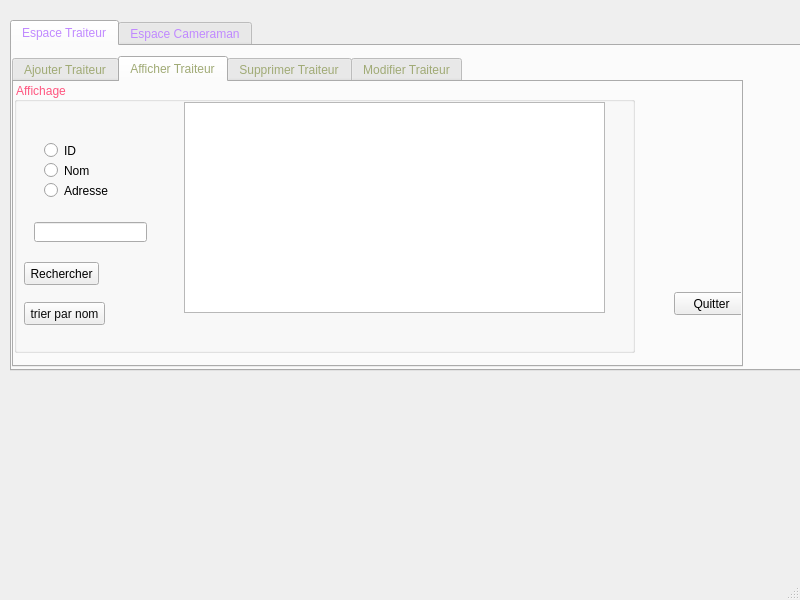
<?xml version="1.0" encoding="UTF-8"?>
<ui version="4.0">
 <class>Traiteur_camera</class>
 <widget class="QMainWindow" name="Traiteur_camera">
  <property name="geometry">
   <rect>
    <x>0</x>
    <y>0</y>
    <width>800</width>
    <height>600</height>
   </rect>
  </property>
  <property name="windowTitle">
   <string>MainWindow</string>
  </property>
  <widget class="QWidget" name="centralwidget">
   <widget class="QTabWidget" name="tabWidget">
    <property name="geometry">
     <rect>
      <x>10</x>
      <y>20</y>
      <width>801</width>
      <height>351</height>
     </rect>
    </property>
    <property name="styleSheet">
     <string notr="true">font: 75 italic 11pt &quot;Times New Roman&quot;;
color: rgb(192, 137, 255);</string>
    </property>
    <property name="tabPosition">
     <enum>QTabWidget::North</enum>
    </property>
    <property name="currentIndex">
     <number>0</number>
    </property>
    <widget class="QWidget" name="Espace_Traiteur">
     <attribute name="title">
      <string>Espace Traiteur</string>
     </attribute>
     <widget class="QTabWidget" name="tabWidget_2">
      <property name="geometry">
       <rect>
        <x>0</x>
        <y>10</y>
        <width>731</width>
        <height>311</height>
       </rect>
      </property>
      <property name="styleSheet">
       <string notr="true">font: 75 italic 11pt &quot;Times New Roman&quot;;
color: rgb(160, 170, 117);</string>
      </property>
      <property name="currentIndex">
       <number>1</number>
      </property>
      <widget class="QWidget" name="Ajouter_Traiteur">
       <attribute name="title">
        <string>Ajouter Traiteur</string>
       </attribute>
       <widget class="QLineEdit" name="le_id">
        <property name="geometry">
         <rect>
          <x>100</x>
          <y>30</y>
          <width>141</width>
          <height>21</height>
         </rect>
        </property>
        <property name="text">
         <string/>
        </property>
       </widget>
       <widget class="QLineEdit" name="le_adresse">
        <property name="geometry">
         <rect>
          <x>100</x>
          <y>110</y>
          <width>141</width>
          <height>21</height>
         </rect>
        </property>
       </widget>
       <widget class="QLineEdit" name="le_prix">
        <property name="geometry">
         <rect>
          <x>100</x>
          <y>160</y>
          <width>141</width>
          <height>21</height>
         </rect>
        </property>
       </widget>
       <widget class="QLineEdit" name="le_nom">
        <property name="geometry">
         <rect>
          <x>100</x>
          <y>70</y>
          <width>141</width>
          <height>21</height>
         </rect>
        </property>
       </widget>
       <widget class="QLabel" name="label">
        <property name="geometry">
         <rect>
          <x>10</x>
          <y>30</y>
          <width>61</width>
          <height>16</height>
         </rect>
        </property>
        <property name="styleSheet">
         <string notr="true">font: 75 11pt &quot;MS Shell Dlg 2&quot;;
color: rgb(0, 0, 0);</string>
        </property>
        <property name="text">
         <string>ID Traiteur:</string>
        </property>
       </widget>
       <widget class="QLabel" name="label_2">
        <property name="geometry">
         <rect>
          <x>0</x>
          <y>70</y>
          <width>81</width>
          <height>16</height>
         </rect>
        </property>
        <property name="styleSheet">
         <string notr="true">font: 75 11pt &quot;MS Shell Dlg 2&quot;;
color: rgb(0, 0, 0);</string>
        </property>
        <property name="text">
         <string> nom Traiteur:</string>
        </property>
       </widget>
       <widget class="QLabel" name="label_3">
        <property name="geometry">
         <rect>
          <x>10</x>
          <y>110</y>
          <width>61</width>
          <height>16</height>
         </rect>
        </property>
        <property name="styleSheet">
         <string notr="true">font: 75 11pt &quot;MS Shell Dlg 2&quot;;
color: rgb(0, 0, 0);</string>
        </property>
        <property name="text">
         <string>Adresse :</string>
        </property>
       </widget>
       <widget class="QLabel" name="label_4">
        <property name="geometry">
         <rect>
          <x>0</x>
          <y>160</y>
          <width>91</width>
          <height>20</height>
         </rect>
        </property>
        <property name="styleSheet">
         <string notr="true">font: 75 11pt &quot;MS Shell Dlg 2&quot;;
color: rgb(0, 0, 0);</string>
        </property>
        <property name="text">
         <string>Prix_location :</string>
        </property>
       </widget>
       <widget class="QPushButton" name="Quitter_Ajoutsalle">
        <property name="geometry">
         <rect>
          <x>260</x>
          <y>90</y>
          <width>71</width>
          <height>23</height>
         </rect>
        </property>
        <property name="styleSheet">
         <string notr="true">font: 75 8pt &quot;MS Shell Dlg 2&quot;;
color: rgb(0, 0, 0);</string>
        </property>
        <property name="text">
         <string>Quitter</string>
        </property>
       </widget>
       <widget class="QPushButton" name="Ok_Ajoutsalle">
        <property name="geometry">
         <rect>
          <x>260</x>
          <y>120</y>
          <width>71</width>
          <height>23</height>
         </rect>
        </property>
        <property name="styleSheet">
         <string notr="true">font: 75 8pt &quot;MS Shell Dlg 2&quot;;
color: rgb(0, 0, 0);</string>
        </property>
        <property name="text">
         <string>Ajouter</string>
        </property>
       </widget>
      </widget>
      <widget class="QWidget" name="Affichr_Traiteur">
       <attribute name="title">
        <string>Afficher Traiteur</string>
       </attribute>
       <widget class="QPushButton" name="pushButton_2">
        <property name="geometry">
         <rect>
          <x>660</x>
          <y>210</y>
          <width>75</width>
          <height>23</height>
         </rect>
        </property>
        <property name="styleSheet">
         <string notr="true">color: rgb(0, 0, 0);
font: 75 10pt &quot;MS Shell Dlg 2&quot;;</string>
        </property>
        <property name="text">
         <string>Quitter</string>
        </property>
       </widget>
       <widget class="QGroupBox" name="groupBox_2">
        <property name="geometry">
         <rect>
          <x>0</x>
          <y>0</y>
          <width>621</width>
          <height>271</height>
         </rect>
        </property>
        <property name="styleSheet">
         <string notr="true">color: rgb(255, 85, 127);
font: italic 8pt &quot;MS Sans Serif&quot;;</string>
        </property>
        <property name="title">
         <string>Affichage</string>
        </property>
        <widget class="QTableView" name="tab_salle">
         <property name="geometry">
          <rect>
           <x>170</x>
           <y>20</y>
           <width>421</width>
           <height>211</height>
          </rect>
         </property>
        </widget>
        <widget class="QLineEdit" name="lineEdit">
         <property name="geometry">
          <rect>
           <x>20</x>
           <y>140</y>
           <width>113</width>
           <height>20</height>
          </rect>
         </property>
        </widget>
        <widget class="QPushButton" name="pushButton">
         <property name="geometry">
          <rect>
           <x>10</x>
           <y>180</y>
           <width>75</width>
           <height>23</height>
          </rect>
         </property>
         <property name="styleSheet">
          <string notr="true">color: rgb(0, 0, 0);
font: 75 10pt &quot;MS Shell Dlg 2&quot;;</string>
         </property>
         <property name="text">
          <string>Rechercher</string>
         </property>
        </widget>
        <widget class="QRadioButton" name="radioButton_2">
         <property name="geometry">
          <rect>
           <x>30</x>
           <y>80</y>
           <width>82</width>
           <height>17</height>
          </rect>
         </property>
         <property name="styleSheet">
          <string notr="true">font: 75 9pt &quot;MS Shell Dlg 2&quot;;
color: rgb(0, 0, 0);</string>
         </property>
         <property name="text">
          <string>Nom</string>
         </property>
        </widget>
        <widget class="QRadioButton" name="radioButton">
         <property name="geometry">
          <rect>
           <x>30</x>
           <y>60</y>
           <width>82</width>
           <height>17</height>
          </rect>
         </property>
         <property name="styleSheet">
          <string notr="true">font: 75 9pt &quot;MS Shell Dlg 2&quot;;
color: rgb(0, 0, 0);</string>
         </property>
         <property name="text">
          <string>ID</string>
         </property>
        </widget>
        <widget class="QRadioButton" name="radioButton_3">
         <property name="geometry">
          <rect>
           <x>30</x>
           <y>100</y>
           <width>82</width>
           <height>17</height>
          </rect>
         </property>
         <property name="styleSheet">
          <string notr="true">font: 75 9pt &quot;MS Shell Dlg 2&quot;;
color: rgb(0, 0, 0);</string>
         </property>
         <property name="text">
          <string>Adresse</string>
         </property>
        </widget>
        <widget class="QPushButton" name="pushButton_5">
         <property name="geometry">
          <rect>
           <x>10</x>
           <y>220</y>
           <width>81</width>
           <height>23</height>
          </rect>
         </property>
         <property name="styleSheet">
          <string notr="true">color: rgb(9, 9, 9);</string>
         </property>
         <property name="text">
          <string>trier par nom</string>
         </property>
        </widget>
       </widget>
      </widget>
      <widget class="QWidget" name="Supprimer_Traiteur">
       <attribute name="title">
        <string>Supprimer Traiteur</string>
       </attribute>
       <widget class="QLabel" name="label_5">
        <property name="geometry">
         <rect>
          <x>40</x>
          <y>60</y>
          <width>61</width>
          <height>16</height>
         </rect>
        </property>
        <property name="styleSheet">
         <string notr="true">font: 75 11pt &quot;MS Shell Dlg 2&quot;;
color: rgb(0, 0, 0);</string>
        </property>
        <property name="text">
         <string>ID Traiteur :</string>
        </property>
       </widget>
       <widget class="QLineEdit" name="le_id_supp">
        <property name="geometry">
         <rect>
          <x>110</x>
          <y>60</y>
          <width>141</width>
          <height>21</height>
         </rect>
        </property>
        <property name="text">
         <string/>
        </property>
       </widget>
       <widget class="QPushButton" name="pb_supprimer1">
        <property name="geometry">
         <rect>
          <x>270</x>
          <y>70</y>
          <width>71</width>
          <height>23</height>
         </rect>
        </property>
        <property name="styleSheet">
         <string notr="true">font: 75 8pt &quot;MS Shell Dlg 2&quot;;
color: rgb(0, 0, 0);</string>
        </property>
        <property name="text">
         <string>Supprimer</string>
        </property>
       </widget>
       <widget class="QPushButton" name="Annuler_Supprimersalle">
        <property name="geometry">
         <rect>
          <x>270</x>
          <y>40</y>
          <width>71</width>
          <height>23</height>
         </rect>
        </property>
        <property name="styleSheet">
         <string notr="true">font: 75 8pt &quot;MS Shell Dlg 2&quot;;
color: rgb(0, 0, 0);</string>
        </property>
        <property name="text">
         <string>Annuler</string>
        </property>
       </widget>
      </widget>
      <widget class="QWidget" name="Modifier_Traiteur">
       <attribute name="title">
        <string>Modifier Traiteur</string>
       </attribute>
       <widget class="QLineEdit" name="lineEdit_nommodifiersalle">
        <property name="geometry">
         <rect>
          <x>220</x>
          <y>130</y>
          <width>141</width>
          <height>21</height>
         </rect>
        </property>
        <property name="text">
         <string/>
        </property>
       </widget>
       <widget class="QLineEdit" name="lineEdit_adressemodifiersalle">
        <property name="geometry">
         <rect>
          <x>220</x>
          <y>170</y>
          <width>141</width>
          <height>21</height>
         </rect>
        </property>
        <property name="text">
         <string/>
        </property>
       </widget>
       <widget class="QLineEdit" name="lineEdit_prixmodifiersalle">
        <property name="geometry">
         <rect>
          <x>220</x>
          <y>200</y>
          <width>141</width>
          <height>21</height>
         </rect>
        </property>
        <property name="text">
         <string/>
        </property>
       </widget>
       <widget class="QLabel" name="label_8">
        <property name="geometry">
         <rect>
          <x>120</x>
          <y>130</y>
          <width>81</width>
          <height>16</height>
         </rect>
        </property>
        <property name="styleSheet">
         <string notr="true">font: 75 11pt &quot;MS Shell Dlg 2&quot;;
color: rgb(0, 0, 0);</string>
        </property>
        <property name="text">
         <string> nom Traiteur :</string>
        </property>
       </widget>
       <widget class="QLabel" name="label_11">
        <property name="geometry">
         <rect>
          <x>130</x>
          <y>170</y>
          <width>61</width>
          <height>16</height>
         </rect>
        </property>
        <property name="styleSheet">
         <string notr="true">font: 75 11pt &quot;MS Shell Dlg 2&quot;;
color: rgb(0, 0, 0);</string>
        </property>
        <property name="text">
         <string>Adresse :</string>
        </property>
       </widget>
       <widget class="QLabel" name="label_12">
        <property name="geometry">
         <rect>
          <x>150</x>
          <y>200</y>
          <width>61</width>
          <height>16</height>
         </rect>
        </property>
        <property name="styleSheet">
         <string notr="true">font: 75 11pt &quot;MS Shell Dlg 2&quot;;
color: rgb(0, 0, 0);</string>
        </property>
        <property name="text">
         <string>Prix :</string>
        </property>
       </widget>
       <widget class="QPushButton" name="Modifier_Modifiersalle">
        <property name="geometry">
         <rect>
          <x>440</x>
          <y>160</y>
          <width>71</width>
          <height>23</height>
         </rect>
        </property>
        <property name="styleSheet">
         <string notr="true">font: 75 8pt &quot;MS Shell Dlg 2&quot;;
color: rgb(0, 0, 0);</string>
        </property>
        <property name="text">
         <string>Modifier</string>
        </property>
       </widget>
       <widget class="QPushButton" name="Annuler_Modifiersalle">
        <property name="geometry">
         <rect>
          <x>440</x>
          <y>190</y>
          <width>71</width>
          <height>23</height>
         </rect>
        </property>
        <property name="styleSheet">
         <string notr="true">font: 75 8pt &quot;MS Shell Dlg 2&quot;;
color: rgb(0, 0, 0);</string>
        </property>
        <property name="text">
         <string>Annuler</string>
        </property>
       </widget>
       <widget class="QGroupBox" name="groupBox">
        <property name="geometry">
         <rect>
          <x>60</x>
          <y>0</y>
          <width>341</width>
          <height>111</height>
         </rect>
        </property>
        <property name="styleSheet">
         <string notr="true">color: rgb(255, 85, 127);
font: italic 8pt &quot;MS Sans Serif&quot;;</string>
        </property>
        <property name="title">
         <string>Entrer identidiant</string>
        </property>
        <widget class="QLabel" name="label_7">
         <property name="geometry">
          <rect>
           <x>20</x>
           <y>30</y>
           <width>61</width>
           <height>16</height>
          </rect>
         </property>
         <property name="styleSheet">
          <string notr="true">font: 75 11pt &quot;MS Shell Dlg 2&quot;;
color: rgb(0, 0, 0);</string>
         </property>
         <property name="text">
          <string>ID Traiteur :</string>
         </property>
        </widget>
        <widget class="QLineEdit" name="lineEdit_idmodifiersalle">
         <property name="geometry">
          <rect>
           <x>70</x>
           <y>50</y>
           <width>141</width>
           <height>21</height>
          </rect>
         </property>
         <property name="text">
          <string/>
         </property>
        </widget>
        <widget class="QPushButton" name="Modifier_Modifiersalle_2">
         <property name="geometry">
          <rect>
           <x>240</x>
           <y>60</y>
           <width>71</width>
           <height>23</height>
          </rect>
         </property>
         <property name="styleSheet">
          <string notr="true">font: 75 8pt &quot;MS Shell Dlg 2&quot;;
color: rgb(0, 0, 0);</string>
         </property>
         <property name="text">
          <string>Consulter</string>
         </property>
        </widget>
       </widget>
      </widget>
     </widget>
    </widget>
    <widget class="QWidget" name="Espace_Cameraman">
     <attribute name="title">
      <string>Espace Cameraman</string>
     </attribute>
     <widget class="QTabWidget" name="AfficherTheme">
      <property name="geometry">
       <rect>
        <x>20</x>
        <y>10</y>
        <width>751</width>
        <height>281</height>
       </rect>
      </property>
      <property name="styleSheet">
       <string notr="true">font: 75 italic 11pt &quot;Times New Roman&quot;;
color: rgb(160, 170, 117);</string>
      </property>
      <property name="currentIndex">
       <number>0</number>
      </property>
      <widget class="QWidget" name="Ajouter_Cameraman">
       <attribute name="title">
        <string>Ajouter Cameraman</string>
       </attribute>
       <widget class="QLineEdit" name="le_id_theme">
        <property name="geometry">
         <rect>
          <x>130</x>
          <y>30</y>
          <width>141</width>
          <height>21</height>
         </rect>
        </property>
        <property name="text">
         <string/>
        </property>
       </widget>
       <widget class="QLineEdit" name="le_nom_dec">
        <property name="geometry">
         <rect>
          <x>130</x>
          <y>70</y>
          <width>141</width>
          <height>21</height>
         </rect>
        </property>
        <property name="text">
         <string/>
        </property>
       </widget>
       <widget class="QLineEdit" name="le_nom_theme">
        <property name="geometry">
         <rect>
          <x>130</x>
          <y>110</y>
          <width>141</width>
          <height>21</height>
         </rect>
        </property>
        <property name="text">
         <string/>
        </property>
       </widget>
       <widget class="QLabel" name="label_14">
        <property name="geometry">
         <rect>
          <x>20</x>
          <y>30</y>
          <width>101</width>
          <height>20</height>
         </rect>
        </property>
        <property name="styleSheet">
         <string notr="true">font: 75 11pt &quot;MS Shell Dlg 2&quot;;
color: rgb(0, 0, 0);</string>
        </property>
        <property name="text">
         <string>ID Cameraman :</string>
        </property>
       </widget>
       <widget class="QLabel" name="label_15">
        <property name="geometry">
         <rect>
          <x>10</x>
          <y>70</y>
          <width>121</width>
          <height>20</height>
         </rect>
        </property>
        <property name="styleSheet">
         <string notr="true">font: 75 11pt &quot;MS Shell Dlg 2&quot;;
color: rgb(0, 0, 0);</string>
        </property>
        <property name="text">
         <string>Nom Cameraman :</string>
        </property>
       </widget>
       <widget class="QLabel" name="label_16">
        <property name="geometry">
         <rect>
          <x>20</x>
          <y>110</y>
          <width>101</width>
          <height>20</height>
         </rect>
        </property>
        <property name="styleSheet">
         <string notr="true">font: 75 11pt &quot;MS Shell Dlg 2&quot;;
color: rgb(0, 0, 0);</string>
        </property>
        <property name="text">
         <string>Nom Theme :</string>
        </property>
       </widget>
       <widget class="QLineEdit" name="le_prix_theme">
        <property name="geometry">
         <rect>
          <x>130</x>
          <y>180</y>
          <width>141</width>
          <height>21</height>
         </rect>
        </property>
        <property name="text">
         <string/>
        </property>
       </widget>
       <widget class="QLabel" name="label_17">
        <property name="geometry">
         <rect>
          <x>20</x>
          <y>180</y>
          <width>101</width>
          <height>20</height>
         </rect>
        </property>
        <property name="styleSheet">
         <string notr="true">font: 75 11pt &quot;MS Shell Dlg 2&quot;;
color: rgb(0, 0, 0);</string>
        </property>
        <property name="text">
         <string>Prix :</string>
        </property>
       </widget>
       <widget class="QPushButton" name="Quitter_Ajouttheme">
        <property name="geometry">
         <rect>
          <x>300</x>
          <y>120</y>
          <width>71</width>
          <height>23</height>
         </rect>
        </property>
        <property name="styleSheet">
         <string notr="true">font: 75 8pt &quot;MS Shell Dlg 2&quot;;
color: rgb(0, 0, 0);</string>
        </property>
        <property name="text">
         <string>Quitter</string>
        </property>
       </widget>
       <widget class="QPushButton" name="Ok_Ajouttheme">
        <property name="geometry">
         <rect>
          <x>300</x>
          <y>90</y>
          <width>71</width>
          <height>23</height>
         </rect>
        </property>
        <property name="styleSheet">
         <string notr="true">font: 75 8pt &quot;MS Shell Dlg 2&quot;;
color: rgb(0, 0, 0);</string>
        </property>
        <property name="text">
         <string>Ajouter</string>
        </property>
       </widget>
       <widget class="QLineEdit" name="le_adresse_dec">
        <property name="geometry">
         <rect>
          <x>130</x>
          <y>150</y>
          <width>141</width>
          <height>21</height>
         </rect>
        </property>
        <property name="text">
         <string/>
        </property>
       </widget>
       <widget class="QLabel" name="label_18">
        <property name="geometry">
         <rect>
          <x>20</x>
          <y>150</y>
          <width>101</width>
          <height>20</height>
         </rect>
        </property>
        <property name="styleSheet">
         <string notr="true">font: 75 11pt &quot;MS Shell Dlg 2&quot;;
color: rgb(0, 0, 0);</string>
        </property>
        <property name="text">
         <string>Adresse :</string>
        </property>
       </widget>
      </widget>
      <widget class="QWidget" name="tab">
       <attribute name="title">
        <string>Afficher Cameraman</string>
       </attribute>
       <widget class="QGroupBox" name="groupBox_3">
        <property name="geometry">
         <rect>
          <x>10</x>
          <y>0</y>
          <width>621</width>
          <height>251</height>
         </rect>
        </property>
        <property name="styleSheet">
         <string notr="true">color: rgb(255, 85, 127);
font: italic 8pt &quot;MS Sans Serif&quot;;</string>
        </property>
        <property name="title">
         <string>Affichage</string>
        </property>
        <widget class="QTableView" name="tab_theme">
         <property name="geometry">
          <rect>
           <x>170</x>
           <y>20</y>
           <width>421</width>
           <height>211</height>
          </rect>
         </property>
        </widget>
        <widget class="QLineEdit" name="lineEdit_2">
         <property name="geometry">
          <rect>
           <x>20</x>
           <y>140</y>
           <width>113</width>
           <height>20</height>
          </rect>
         </property>
        </widget>
        <widget class="QPushButton" name="pushButton_3">
         <property name="geometry">
          <rect>
           <x>10</x>
           <y>180</y>
           <width>75</width>
           <height>23</height>
          </rect>
         </property>
         <property name="styleSheet">
          <string notr="true">color: rgb(0, 0, 0);
font: 75 10pt &quot;MS Shell Dlg 2&quot;;</string>
         </property>
         <property name="text">
          <string>Rechercher</string>
         </property>
        </widget>
        <widget class="QRadioButton" name="radioButton_4">
         <property name="geometry">
          <rect>
           <x>30</x>
           <y>80</y>
           <width>111</width>
           <height>17</height>
          </rect>
         </property>
         <property name="styleSheet">
          <string notr="true">font: 75 9pt &quot;MS Shell Dlg 2&quot;;
color: rgb(0, 0, 0);</string>
         </property>
         <property name="text">
          <string>Nom Cameraman</string>
         </property>
        </widget>
        <widget class="QRadioButton" name="radioButton_5">
         <property name="geometry">
          <rect>
           <x>30</x>
           <y>60</y>
           <width>111</width>
           <height>17</height>
          </rect>
         </property>
         <property name="styleSheet">
          <string notr="true">font: 75 9pt &quot;MS Shell Dlg 2&quot;;
color: rgb(0, 0, 0);</string>
         </property>
         <property name="text">
          <string>ID Cameraman</string>
         </property>
        </widget>
        <widget class="QRadioButton" name="radioButton_6">
         <property name="geometry">
          <rect>
           <x>30</x>
           <y>120</y>
           <width>82</width>
           <height>17</height>
          </rect>
         </property>
         <property name="styleSheet">
          <string notr="true">font: 75 9pt &quot;MS Shell Dlg 2&quot;;
color: rgb(0, 0, 0);</string>
         </property>
         <property name="text">
          <string>Adresse</string>
         </property>
        </widget>
        <widget class="QRadioButton" name="radioButton_7">
         <property name="geometry">
          <rect>
           <x>30</x>
           <y>100</y>
           <width>101</width>
           <height>17</height>
          </rect>
         </property>
         <property name="styleSheet">
          <string notr="true">font: 75 9pt &quot;MS Shell Dlg 2&quot;;
color: rgb(0, 0, 0);</string>
         </property>
         <property name="text">
          <string>Nom Theme</string>
         </property>
        </widget>
        <widget class="QPushButton" name="pushButton_6">
         <property name="geometry">
          <rect>
           <x>10</x>
           <y>210</y>
           <width>81</width>
           <height>23</height>
          </rect>
         </property>
         <property name="styleSheet">
          <string notr="true">color: rgb(11, 11, 11);</string>
         </property>
         <property name="text">
          <string>trier par nom</string>
         </property>
        </widget>
       </widget>
       <widget class="QPushButton" name="pushButton_4">
        <property name="geometry">
         <rect>
          <x>650</x>
          <y>180</y>
          <width>75</width>
          <height>23</height>
         </rect>
        </property>
        <property name="styleSheet">
         <string notr="true">color: rgb(0, 0, 0);
font: 75 10pt &quot;MS Shell Dlg 2&quot;;</string>
        </property>
        <property name="text">
         <string>Quitter</string>
        </property>
       </widget>
      </widget>
      <widget class="QWidget" name="Supprimer_Cameraman">
       <attribute name="title">
        <string>Supprimer Cameraman</string>
       </attribute>
       <widget class="QLabel" name="label_24">
        <property name="geometry">
         <rect>
          <x>40</x>
          <y>80</y>
          <width>101</width>
          <height>20</height>
         </rect>
        </property>
        <property name="styleSheet">
         <string notr="true">font: 75 11pt &quot;MS Shell Dlg 2&quot;;
color: rgb(0, 0, 0);</string>
        </property>
        <property name="text">
         <string>ID Cameraman :</string>
        </property>
       </widget>
       <widget class="QLineEdit" name="le_supp_theme">
        <property name="geometry">
         <rect>
          <x>160</x>
          <y>80</y>
          <width>141</width>
          <height>21</height>
         </rect>
        </property>
        <property name="text">
         <string/>
        </property>
       </widget>
       <widget class="QPushButton" name="Annuler_Supprimertheme">
        <property name="geometry">
         <rect>
          <x>340</x>
          <y>70</y>
          <width>71</width>
          <height>23</height>
         </rect>
        </property>
        <property name="styleSheet">
         <string notr="true">font: 75 8pt &quot;MS Shell Dlg 2&quot;;
color: rgb(0, 0, 0);</string>
        </property>
        <property name="text">
         <string>Annuler</string>
        </property>
       </widget>
       <widget class="QPushButton" name="pb_supprimertheme">
        <property name="geometry">
         <rect>
          <x>340</x>
          <y>110</y>
          <width>71</width>
          <height>23</height>
         </rect>
        </property>
        <property name="styleSheet">
         <string notr="true">font: 75 8pt &quot;MS Shell Dlg 2&quot;;
color: rgb(0, 0, 0);</string>
        </property>
        <property name="text">
         <string>Supprimer</string>
        </property>
       </widget>
      </widget>
      <widget class="QWidget" name="Modifier_Cameraman">
       <attribute name="title">
        <string>Modifier Cameraman</string>
       </attribute>
       <widget class="QLabel" name="label_19">
        <property name="geometry">
         <rect>
          <x>20</x>
          <y>20</y>
          <width>101</width>
          <height>20</height>
         </rect>
        </property>
        <property name="styleSheet">
         <string notr="true">font: 75 11pt &quot;MS Shell Dlg 2&quot;;
color: rgb(0, 0, 0);</string>
        </property>
        <property name="text">
         <string>ID Cameraman :</string>
        </property>
       </widget>
       <widget class="QLabel" name="label_20">
        <property name="geometry">
         <rect>
          <x>10</x>
          <y>60</y>
          <width>121</width>
          <height>20</height>
         </rect>
        </property>
        <property name="styleSheet">
         <string notr="true">font: 75 11pt &quot;MS Shell Dlg 2&quot;;
color: rgb(0, 0, 0);</string>
        </property>
        <property name="text">
         <string>Nom Cameraman :</string>
        </property>
       </widget>
       <widget class="QLabel" name="label_21">
        <property name="geometry">
         <rect>
          <x>20</x>
          <y>100</y>
          <width>101</width>
          <height>20</height>
         </rect>
        </property>
        <property name="styleSheet">
         <string notr="true">font: 75 11pt &quot;MS Shell Dlg 2&quot;;
color: rgb(0, 0, 0);</string>
        </property>
        <property name="text">
         <string>Nom Theme :</string>
        </property>
       </widget>
       <widget class="QLabel" name="label_22">
        <property name="geometry">
         <rect>
          <x>20</x>
          <y>140</y>
          <width>101</width>
          <height>20</height>
         </rect>
        </property>
        <property name="styleSheet">
         <string notr="true">font: 75 11pt &quot;MS Shell Dlg 2&quot;;
color: rgb(0, 0, 0);</string>
        </property>
        <property name="text">
         <string>Prix :</string>
        </property>
       </widget>
       <widget class="QLineEdit" name="lineEdit_idmodifierrtheme">
        <property name="geometry">
         <rect>
          <x>140</x>
          <y>10</y>
          <width>141</width>
          <height>31</height>
         </rect>
        </property>
        <property name="text">
         <string/>
        </property>
       </widget>
       <widget class="QLineEdit" name="lineEdit_nommodifiertheme">
        <property name="geometry">
         <rect>
          <x>140</x>
          <y>50</y>
          <width>141</width>
          <height>31</height>
         </rect>
        </property>
        <property name="text">
         <string/>
        </property>
       </widget>
       <widget class="QLineEdit" name="lineEdit_nom2modifiertheme">
        <property name="geometry">
         <rect>
          <x>140</x>
          <y>90</y>
          <width>141</width>
          <height>31</height>
         </rect>
        </property>
        <property name="text">
         <string/>
        </property>
       </widget>
       <widget class="QLineEdit" name="lineEdit_prixmodifiertheme">
        <property name="geometry">
         <rect>
          <x>140</x>
          <y>130</y>
          <width>141</width>
          <height>31</height>
         </rect>
        </property>
        <property name="text">
         <string/>
        </property>
       </widget>
       <widget class="QPushButton" name="Modifier_Modifiertheme">
        <property name="geometry">
         <rect>
          <x>320</x>
          <y>60</y>
          <width>71</width>
          <height>23</height>
         </rect>
        </property>
        <property name="styleSheet">
         <string notr="true">font: 75 8pt &quot;MS Shell Dlg 2&quot;;
color: rgb(0, 0, 0);</string>
        </property>
        <property name="text">
         <string>Modifier</string>
        </property>
       </widget>
       <widget class="QPushButton" name="Annuler_Modifiertheme">
        <property name="geometry">
         <rect>
          <x>320</x>
          <y>90</y>
          <width>71</width>
          <height>23</height>
         </rect>
        </property>
        <property name="styleSheet">
         <string notr="true">font: 75 8pt &quot;MS Shell Dlg 2&quot;;
color: rgb(0, 0, 0);</string>
        </property>
        <property name="text">
         <string>Annuler</string>
        </property>
       </widget>
      </widget>
     </widget>
    </widget>
   </widget>
  </widget>
  <widget class="QMenuBar" name="menubar">
   <property name="geometry">
    <rect>
     <x>0</x>
     <y>0</y>
     <width>800</width>
     <height>22</height>
    </rect>
   </property>
  </widget>
  <widget class="QStatusBar" name="statusbar"/>
 </widget>
 <resources/>
 <connections/>
</ui>
